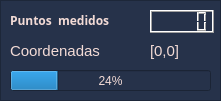
   <widget class="QFrame" name="frame_3">
    <property name="geometry">
     <rect>
      <x>700</x>
      <y>0</y>
      <width>221</width>
      <height>101</height>
     </rect>
    </property>
    <property name="palette">
     <palette>
      <active>
       <colorrole role="Button">
        <brush brushstyle="SolidPattern">
         <color alpha="255">
          <red>38</red>
          <green>50</green>
          <blue>74</blue>
         </color>
        </brush>
       </colorrole>
       <colorrole role="Base">
        <brush brushstyle="SolidPattern">
         <color alpha="255">
          <red>38</red>
          <green>50</green>
          <blue>74</blue>
         </color>
        </brush>
       </colorrole>
       <colorrole role="Window">
        <brush brushstyle="SolidPattern">
         <color alpha="255">
          <red>38</red>
          <green>50</green>
          <blue>74</blue>
         </color>
        </brush>
       </colorrole>
      </active>
      <inactive>
       <colorrole role="Button">
        <brush brushstyle="SolidPattern">
         <color alpha="255">
          <red>38</red>
          <green>50</green>
          <blue>74</blue>
         </color>
        </brush>
       </colorrole>
       <colorrole role="Base">
        <brush brushstyle="SolidPattern">
         <color alpha="255">
          <red>38</red>
          <green>50</green>
          <blue>74</blue>
         </color>
        </brush>
       </colorrole>
       <colorrole role="Window">
        <brush brushstyle="SolidPattern">
         <color alpha="255">
          <red>38</red>
          <green>50</green>
          <blue>74</blue>
         </color>
        </brush>
       </colorrole>
      </inactive>
      <disabled>
       <colorrole role="Button">
        <brush brushstyle="SolidPattern">
         <color alpha="255">
          <red>38</red>
          <green>50</green>
          <blue>74</blue>
         </color>
        </brush>
       </colorrole>
       <colorrole role="Base">
        <brush brushstyle="SolidPattern">
         <color alpha="255">
          <red>38</red>
          <green>50</green>
          <blue>74</blue>
         </color>
        </brush>
       </colorrole>
       <colorrole role="Window">
        <brush brushstyle="SolidPattern">
         <color alpha="255">
          <red>38</red>
          <green>50</green>
          <blue>74</blue>
         </color>
        </brush>
       </colorrole>
      </disabled>
     </palette>
    </property>
    <property name="frameShape">
     <enum>QFrame::StyledPanel</enum>
    </property>
    <property name="frameShadow">
     <enum>QFrame::Raised</enum>
    </property>
    <widget class="QLabel" name="counter_label">
     <property name="geometry">
      <rect>
       <x>10</x>
       <y>10</y>
       <width>121</width>
       <height>21</height>
      </rect>
     </property>
     <property name="palette">
      <palette>
       <active>
        <colorrole role="WindowText">
         <brush brushstyle="SolidPattern">
          <color alpha="255">
           <red>243</red>
           <green>219</green>
           <blue>214</blue>
          </color>
         </brush>
        </colorrole>
        <colorrole role="Button">
         <brush brushstyle="SolidPattern">
          <color alpha="255">
           <red>38</red>
           <green>50</green>
           <blue>74</blue>
          </color>
         </brush>
        </colorrole>
        <colorrole role="Base">
         <brush brushstyle="SolidPattern">
          <color alpha="255">
           <red>38</red>
           <green>50</green>
           <blue>74</blue>
          </color>
         </brush>
        </colorrole>
        <colorrole role="Window">
         <brush brushstyle="SolidPattern">
          <color alpha="255">
           <red>38</red>
           <green>50</green>
           <blue>74</blue>
          </color>
         </brush>
        </colorrole>
       </active>
       <inactive>
        <colorrole role="WindowText">
         <brush brushstyle="SolidPattern">
          <color alpha="255">
           <red>243</red>
           <green>219</green>
           <blue>214</blue>
          </color>
         </brush>
        </colorrole>
        <colorrole role="Button">
         <brush brushstyle="SolidPattern">
          <color alpha="255">
           <red>38</red>
           <green>50</green>
           <blue>74</blue>
          </color>
         </brush>
        </colorrole>
        <colorrole role="Base">
         <brush brushstyle="SolidPattern">
          <color alpha="255">
           <red>38</red>
           <green>50</green>
           <blue>74</blue>
          </color>
         </brush>
        </colorrole>
        <colorrole role="Window">
         <brush brushstyle="SolidPattern">
          <color alpha="255">
           <red>38</red>
           <green>50</green>
           <blue>74</blue>
          </color>
         </brush>
        </colorrole>
       </inactive>
       <disabled>
        <colorrole role="WindowText">
         <brush brushstyle="SolidPattern">
          <color alpha="255">
           <red>190</red>
           <green>190</green>
           <blue>190</blue>
          </color>
         </brush>
        </colorrole>
        <colorrole role="Button">
         <brush brushstyle="SolidPattern">
          <color alpha="255">
           <red>38</red>
           <green>50</green>
           <blue>74</blue>
          </color>
         </brush>
        </colorrole>
        <colorrole role="Base">
         <brush brushstyle="SolidPattern">
          <color alpha="255">
           <red>38</red>
           <green>50</green>
           <blue>74</blue>
          </color>
         </brush>
        </colorrole>
        <colorrole role="Window">
         <brush brushstyle="SolidPattern">
          <color alpha="255">
           <red>38</red>
           <green>50</green>
           <blue>74</blue>
          </color>
         </brush>
        </colorrole>
       </disabled>
      </palette>
     </property>
     <property name="font">
      <font>
       <family>Umpush</family>
       <weight>75</weight>
       <bold>true</bold>
      </font>
     </property>
     <property name="text">
      <string>Puntos  medidos</string>
     </property>
    </widget>
    <widget class="QLCDNumber" name="lcd_counter">
     <property name="geometry">
      <rect>
       <x>150</x>
       <y>10</y>
       <width>64</width>
       <height>23</height>
      </rect>
     </property>
    </widget>
    <widget class="QLabel" name="cor_label">
     <property name="geometry">
      <rect>
       <x>10</x>
       <y>40</y>
       <width>111</width>
       <height>21</height>
      </rect>
     </property>
     <property name="palette">
      <palette>
       <active>
        <colorrole role="WindowText">
         <brush brushstyle="SolidPattern">
          <color alpha="255">
           <red>243</red>
           <green>219</green>
           <blue>214</blue>
          </color>
         </brush>
        </colorrole>
        <colorrole role="Button">
         <brush brushstyle="SolidPattern">
          <color alpha="255">
           <red>38</red>
           <green>50</green>
           <blue>74</blue>
          </color>
         </brush>
        </colorrole>
        <colorrole role="Base">
         <brush brushstyle="SolidPattern">
          <color alpha="255">
           <red>38</red>
           <green>50</green>
           <blue>74</blue>
          </color>
         </brush>
        </colorrole>
        <colorrole role="Window">
         <brush brushstyle="SolidPattern">
          <color alpha="255">
           <red>38</red>
           <green>50</green>
           <blue>74</blue>
          </color>
         </brush>
        </colorrole>
       </active>
       <inactive>
        <colorrole role="WindowText">
         <brush brushstyle="SolidPattern">
          <color alpha="255">
           <red>243</red>
           <green>219</green>
           <blue>214</blue>
          </color>
         </brush>
        </colorrole>
        <colorrole role="Button">
         <brush brushstyle="SolidPattern">
          <color alpha="255">
           <red>38</red>
           <green>50</green>
           <blue>74</blue>
          </color>
         </brush>
        </colorrole>
        <colorrole role="Base">
         <brush brushstyle="SolidPattern">
          <color alpha="255">
           <red>38</red>
           <green>50</green>
           <blue>74</blue>
          </color>
         </brush>
        </colorrole>
        <colorrole role="Window">
         <brush brushstyle="SolidPattern">
          <color alpha="255">
           <red>38</red>
           <green>50</green>
           <blue>74</blue>
          </color>
         </brush>
        </colorrole>
       </inactive>
       <disabled>
        <colorrole role="WindowText">
         <brush brushstyle="SolidPattern">
          <color alpha="255">
           <red>190</red>
           <green>190</green>
           <blue>190</blue>
          </color>
         </brush>
        </colorrole>
        <colorrole role="Button">
         <brush brushstyle="SolidPattern">
          <color alpha="255">
           <red>38</red>
           <green>50</green>
           <blue>74</blue>
          </color>
         </brush>
        </colorrole>
        <colorrole role="Base">
         <brush brushstyle="SolidPattern">
          <color alpha="255">
           <red>38</red>
           <green>50</green>
           <blue>74</blue>
          </color>
         </brush>
        </colorrole>
        <colorrole role="Window">
         <brush brushstyle="SolidPattern">
          <color alpha="255">
           <red>38</red>
           <green>50</green>
           <blue>74</blue>
          </color>
         </brush>
        </colorrole>
       </disabled>
      </palette>
     </property>
     <property name="font">
      <font>
       <pointsize>11</pointsize>
       <weight>50</weight>
       <bold>false</bold>
      </font>
     </property>
     <property name="text">
      <string>Coordenadas</string>
     </property>
    </widget>
    <widget class="QLabel" name="coor_point_out">
     <property name="geometry">
      <rect>
       <x>150</x>
       <y>40</y>
       <width>67</width>
       <height>21</height>
      </rect>
     </property>
     <property name="palette">
      <palette>
       <active>
        <colorrole role="WindowText">
         <brush brushstyle="SolidPattern">
          <color alpha="255">
           <red>243</red>
           <green>219</green>
           <blue>214</blue>
          </color>
         </brush>
        </colorrole>
        <colorrole role="Button">
         <brush brushstyle="SolidPattern">
          <color alpha="255">
           <red>38</red>
           <green>50</green>
           <blue>74</blue>
          </color>
         </brush>
        </colorrole>
        <colorrole role="Base">
         <brush brushstyle="SolidPattern">
          <color alpha="255">
           <red>38</red>
           <green>50</green>
           <blue>74</blue>
          </color>
         </brush>
        </colorrole>
        <colorrole role="Window">
         <brush brushstyle="SolidPattern">
          <color alpha="255">
           <red>38</red>
           <green>50</green>
           <blue>74</blue>
          </color>
         </brush>
        </colorrole>
       </active>
       <inactive>
        <colorrole role="WindowText">
         <brush brushstyle="SolidPattern">
          <color alpha="255">
           <red>243</red>
           <green>219</green>
           <blue>214</blue>
          </color>
         </brush>
        </colorrole>
        <colorrole role="Button">
         <brush brushstyle="SolidPattern">
          <color alpha="255">
           <red>38</red>
           <green>50</green>
           <blue>74</blue>
          </color>
         </brush>
        </colorrole>
        <colorrole role="Base">
         <brush brushstyle="SolidPattern">
          <color alpha="255">
           <red>38</red>
           <green>50</green>
           <blue>74</blue>
          </color>
         </brush>
        </colorrole>
        <colorrole role="Window">
         <brush brushstyle="SolidPattern">
          <color alpha="255">
           <red>38</red>
           <green>50</green>
           <blue>74</blue>
          </color>
         </brush>
        </colorrole>
       </inactive>
       <disabled>
        <colorrole role="WindowText">
         <brush brushstyle="SolidPattern">
          <color alpha="255">
           <red>190</red>
           <green>190</green>
           <blue>190</blue>
          </color>
         </brush>
        </colorrole>
        <colorrole role="Button">
         <brush brushstyle="SolidPattern">
          <color alpha="255">
           <red>38</red>
           <green>50</green>
           <blue>74</blue>
          </color>
         </brush>
        </colorrole>
        <colorrole role="Base">
         <brush brushstyle="SolidPattern">
          <color alpha="255">
           <red>38</red>
           <green>50</green>
           <blue>74</blue>
          </color>
         </brush>
        </colorrole>
        <colorrole role="Window">
         <brush brushstyle="SolidPattern">
          <color alpha="255">
           <red>38</red>
           <green>50</green>
           <blue>74</blue>
          </color>
         </brush>
        </colorrole>
       </disabled>
      </palette>
     </property>
     <property name="font">
      <font>
       <pointsize>11</pointsize>
       <weight>50</weight>
       <bold>false</bold>
      </font>
     </property>
     <property name="text">
      <string>[0,0]</string>
     </property>
    </widget>
    <widget class="QProgressBar" name="counter_progress">
     <property name="geometry">
      <rect>
       <x>10</x>
       <y>70</y>
       <width>201</width>
       <height>21</height>
      </rect>
     </property>
     <property name="palette">
      <palette>
       <active>
        <colorrole role="Button">
         <brush brushstyle="SolidPattern">
          <color alpha="255">
           <red>38</red>
           <green>50</green>
           <blue>74</blue>
          </color>
         </brush>
        </colorrole>
        <colorrole role="Text">
         <brush brushstyle="SolidPattern">
          <color alpha="255">
           <red>243</red>
           <green>219</green>
           <blue>214</blue>
          </color>
         </brush>
        </colorrole>
        <colorrole role="Base">
         <brush brushstyle="SolidPattern">
          <color alpha="255">
           <red>38</red>
           <green>50</green>
           <blue>74</blue>
          </color>
         </brush>
        </colorrole>
        <colorrole role="Window">
         <brush brushstyle="SolidPattern">
          <color alpha="255">
           <red>38</red>
           <green>50</green>
           <blue>74</blue>
          </color>
         </brush>
        </colorrole>
       </active>
       <inactive>
        <colorrole role="Button">
         <brush brushstyle="SolidPattern">
          <color alpha="255">
           <red>38</red>
           <green>50</green>
           <blue>74</blue>
          </color>
         </brush>
        </colorrole>
        <colorrole role="Text">
         <brush brushstyle="SolidPattern">
          <color alpha="255">
           <red>243</red>
           <green>219</green>
           <blue>214</blue>
          </color>
         </brush>
        </colorrole>
        <colorrole role="Base">
         <brush brushstyle="SolidPattern">
          <color alpha="255">
           <red>38</red>
           <green>50</green>
           <blue>74</blue>
          </color>
         </brush>
        </colorrole>
        <colorrole role="Window">
         <brush brushstyle="SolidPattern">
          <color alpha="255">
           <red>38</red>
           <green>50</green>
           <blue>74</blue>
          </color>
         </brush>
        </colorrole>
       </inactive>
       <disabled>
        <colorrole role="Button">
         <brush brushstyle="SolidPattern">
          <color alpha="255">
           <red>38</red>
           <green>50</green>
           <blue>74</blue>
          </color>
         </brush>
        </colorrole>
        <colorrole role="Text">
         <brush brushstyle="SolidPattern">
          <color alpha="255">
           <red>190</red>
           <green>190</green>
           <blue>190</blue>
          </color>
         </brush>
        </colorrole>
        <colorrole role="Base">
         <brush brushstyle="SolidPattern">
          <color alpha="255">
           <red>38</red>
           <green>50</green>
           <blue>74</blue>
          </color>
         </brush>
        </colorrole>
        <colorrole role="Window">
         <brush brushstyle="SolidPattern">
          <color alpha="255">
           <red>38</red>
           <green>50</green>
           <blue>74</blue>
          </color>
         </brush>
        </colorrole>
       </disabled>
      </palette>
     </property>
     <property name="value">
      <number>24</number>
     </property>
    </widget>
   </widget>
